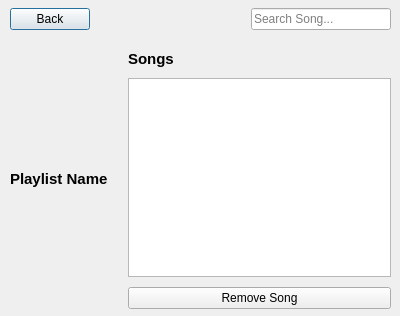
<?xml version="1.0" encoding="UTF-8"?>
<ui version="4.0">
 <class>PlaylistWindow</class>
 <widget class="QDialog" name="PlaylistWindow">
  <property name="geometry">
   <rect>
    <x>0</x>
    <y>0</y>
    <width>400</width>
    <height>316</height>
   </rect>
  </property>
  <property name="windowTitle">
   <string>Dialog</string>
  </property>
  <widget class="QWidget" name="">
   <property name="geometry">
    <rect>
     <x>10</x>
     <y>8</y>
     <width>381</width>
     <height>301</height>
    </rect>
   </property>
   <layout class="QVBoxLayout" name="verticalLayout_2">
    <property name="spacing">
     <number>20</number>
    </property>
    <item>
     <layout class="QHBoxLayout" name="horizontalLayout">
      <item>
       <widget class="QPushButton" name="backButton">
        <property name="text">
         <string>Back</string>
        </property>
       </widget>
      </item>
      <item>
       <spacer name="horizontalSpacer">
        <property name="orientation">
         <enum>Qt::Orientation::Horizontal</enum>
        </property>
        <property name="sizeHint" stdset="0">
         <size>
          <width>40</width>
          <height>20</height>
         </size>
        </property>
       </spacer>
      </item>
      <item>
       <widget class="QLineEdit" name="searchSongLineEdit">
        <property name="placeholderText">
         <string>Search Song...</string>
        </property>
       </widget>
      </item>
     </layout>
    </item>
    <item>
     <layout class="QHBoxLayout" name="horizontalLayout_2">
      <item>
       <widget class="QLabel" name="playlistNameLabel">
        <property name="text">
         <string>&lt;html&gt;&lt;head/&gt;&lt;body&gt;&lt;p&gt;&lt;span style=&quot; font-size:11pt; font-weight:700;&quot;&gt;Playlist Name&lt;/span&gt;&lt;/p&gt;&lt;/body&gt;&lt;/html&gt;</string>
        </property>
       </widget>
      </item>
      <item>
       <layout class="QVBoxLayout" name="verticalLayout">
        <property name="spacing">
         <number>10</number>
        </property>
        <item>
         <widget class="QLabel" name="songsLabel">
          <property name="text">
           <string>&lt;html&gt;&lt;head/&gt;&lt;body&gt;&lt;p&gt;&lt;span style=&quot; font-size:11pt; font-weight:700;&quot;&gt;Songs&lt;/span&gt;&lt;/p&gt;&lt;/body&gt;&lt;/html&gt;</string>
          </property>
         </widget>
        </item>
        <item>
         <widget class="QListWidget" name="songsListWidget"/>
        </item>
        <item>
         <widget class="QPushButton" name="removeSongButton">
          <property name="text">
           <string>Remove Song</string>
          </property>
         </widget>
        </item>
       </layout>
      </item>
     </layout>
    </item>
   </layout>
  </widget>
 </widget>
 <resources/>
 <connections/>
</ui>
